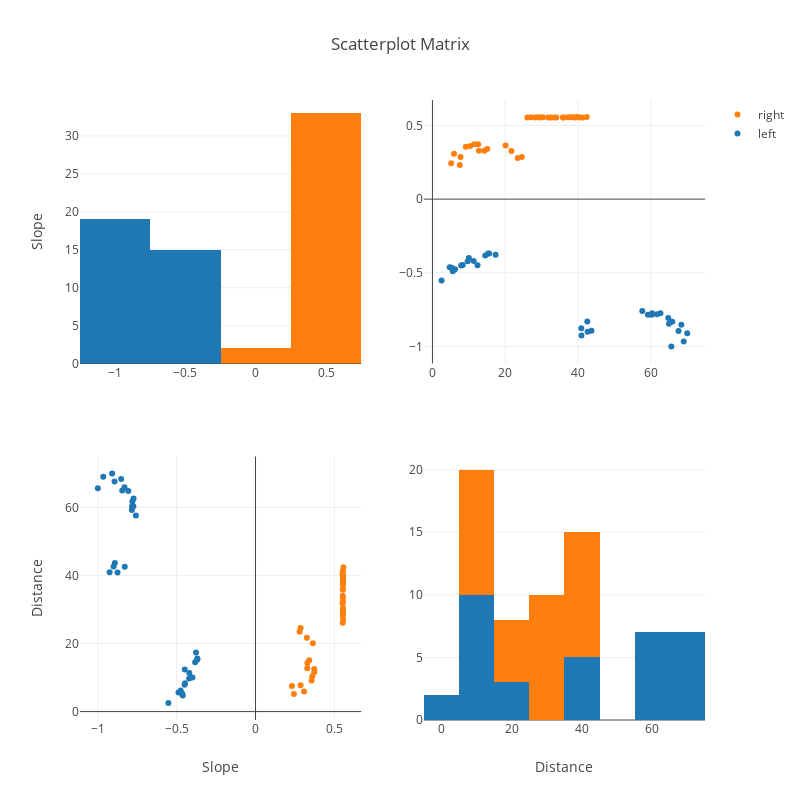

Notebook code for this chart:
### Code cell
img_obj.viz_line_features()
